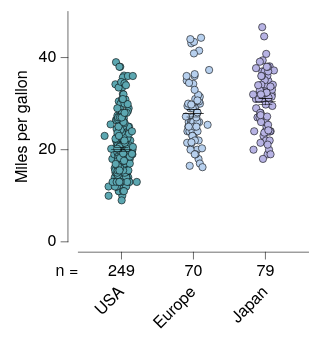

The specification (Vega-Lite) saved for this image:
### Vega-Lite specification from a JSON file in a GitHub repository (floating-point values rounded to 4 significant figures; data arrays with more than 128 entries replaced by an {"elided": "..."} marker saying what was removed)
{"background": null, "config": {"arc": {"fill": "#DBDBDB", "fillOpacity": 1.0, "innerRadius": 25.0, "padAngle": 0.03, "stroke": "black", "strokeOpacity": 1, "strokeWidth": 0.25}, "area": {"fill": "#DBDBDB", "fillOpacity": 1.0, "stroke": "black", "strokeOpacity": 1, "strokeWidth": 0.25}, "axis": {"domain": true, "domainCap": "round", "domainColor": "black", "domainWidth": 0.25, "grid": false, "gridCap": "round", "gridColor": "#F1F1F1", "gridDash": [0, 0], "gridOpacity": 1.0, "gridWidth": 0.25, "labelColor": "black", "labelFont": "Helvetica Neue, HelveticaNeue, Helvetica, Arial, sans-serif", "labelFontSize": 7, "labelFontStyle": "normal", "labelFontWeight": 400, "offset": 4.5, "ticks": true, "tickCap": "round", "tickColor": "black", "tickRound": false, "tickSize": 3, "tickWidth": 0.25, "titleColor": "black", "titleFont": "Helvetica Neue, HelveticaNeue, Helvetica, Arial, sans-serif", "titleFontSize": 7, "titleFontStyle": "normal", "titleFontWeight": 400}, "axisX": {"domain": true, "labelAlign": "center", "labelAngle": 0, "labels": true, "ticks": true, "translate": 0}, "axisY": {"domain": true, "labelAlign": "right", "labelAngle": 0, "labels": true, "ticks": true, "translate": 0}, "axisRight": {"domain": true, "labelAlign": "left", "labelAngle": 0, "labels": true, "ticks": true, "translate": 0}, "axisTop": {"domain": true, "labelAlign": "center", "labelAngle": 0, "labels": true, "ticks": true, "translate": 0}, "axisBand": {"tickOffset": 0}, "bar": {"fill": "#DBDBDB", "fillOpacity": 1.0, "stroke": "black", "strokeOpacity": 1, "strokeWidth": 0.25}, "boxplot": {"size": 9.0, "ticks": {"cornerRadius": 0.25, "fill": "black", "opacity": 1, "size": 4.5, "thickness": 0.25}, "box": {"fillOpacity": 1.0, "stroke": "black", "strokeOpacity": 1, "strokeWidth": 0.25}, "median": {"cornerRadius": 0, "fill": "black", "fillOpacity": 1.0, "opacity": 1, "size": 9.0, "thickness": 0.25}, "rule": {"fill": "black", "fillOpacity": 1.0, "size": 10.0, "stroke": "black", "strokeDash": [0, 0], "strokeOpacity": 1, "strokeWidth": 0.25}, "outliers": {"color": "black", "fill": "black", "fillOpacity": 1.0, "size": 0, "stroke": "black", "strokeOpacity": 1, "strokeWidth": 0.25}}, "circle": {"fill": "black", "fillOpacity": 1.0, "size": 1.25, "stroke": null, "strokeOpacity": 1, "strokeWidth": 0.25}, "errorband": {"band": {"fillOpacity": 0.6, "stroke": null, "strokeWidth": 0.25, "strokeOpacity": 1}, "borders": {"opacity": 0, "strokeOpacity": 0.25, "strokeWidth": 1}}, "errorbar": {"opacity": 1, "rule": {"strokeDash": [0, 0], "strokeWidth": 0.25}, "ticks": {"color": "black", "cornerRadius": 0.125, "opacity": 1, "size": 6.0, "thickness": 0.25}, "thickness": 0.25}, "font": "Helvetica Neue, HelveticaNeue, Helvetica, Arial, sans-serif", "geoshape": {"fill": "#DBDBDB", "fillOpacity": 1.0, "stroke": "black", "strokeOpacity": 1, "strokeWidth": 0.25}, "header": {"labelColor": "black", "labelFont": "Helvetica Neue, HelveticaNeue, Helvetica, Arial, sans-serif", "labelFontSize": 7, "labelFontStyle": "normal", "labelFontWeight": 400, "titleColor": "black", "titleFont": "Helvetica Neue, HelveticaNeue, Helvetica, Arial, sans-serif", "titleFontSize": 7, "titleFontStyle": "normal", "titleFontWeight": 400, "titlePadding": 0}, "legend": {"disable": false, "offset": 4.5, "titlePadding": 4, "labelOffset": 2, "gradientLabelOffset": 2, "gradientLength": 50.0, "gradientThickness": 5.0, "gradientOpacity": 1.0, "gradientStrokeColor": "black", "gradientStrokeWidth": 0.25, "labelColor": "black", "labelFont": "Helvetica Neue, HelveticaNeue, Helvetica, Arial, sans-serif", "labelFontSize": 7, "labelFontStyle": "normal", "labelFontWeight": 400, "strokeColor": "black", "strokeWidth": 0, "symbolSize": 42, "symbolStrokeColor": "black", "symbolStrokeWidth": 0.25, "titleColor": "black", "titleFont": "Helvetica Neue, HelveticaNeue, Helvetica, Arial, sans-serif", "titleFontSize": 7, "titleFontStyle": "normal", "titleFontWeight": 400}, "line": {"color": "black", "stroke": "black", "strokeCap": "butt", "strokeDash": [0, 0], "strokeOpacity": 1, "strokeWidth": 0.5}, "point": {"filled": true, "fill": "#DBDBDB", "fillOpacity": 1.0, "size": 5.0, "stroke": "black", "strokeOpacity": 1, "strokeWidth": 0.25}, "range": {"category": ["#5CA7B1", "#B7D0EE", "#B7B3E4", "#B3DAB5", "#F5E1B3", "#3D727B", "#809DC7", "#867DAC", "#80A988", "#CBB17A", "#204148", "#546B94", "#584C77", "#507B5F", "#9D824D"], "diverging": {"scheme": ["#6F572A", "#876E43", "#9E875F", "#B5A17F", "#CABBA2", "#DCD6CC", "#F4F1E9", "#C9D7DA", "#9DBFC6", "#78A5AF", "#558B96", "#36717C", "#1A5762"]}, "heatmap": {"scheme": ["#32022B", "#43044D", "#4C196E", "#4D338C", "#484DA6", "#3A68BB", "#1D83CA", "#1D9CCB", "#23B5C9", "#28CDC5", "#4DE0B4", "#91EE9F"]}, "ordinal": {"scheme": ["#F1F1F1", "#DBDBDB", "#C6C6C6", "#B2B2B2", "#9D9D9D", "#898989", "#767676", "#636363", "#515151", "#404040", "#2F2F2F", "#1F1F1F"]}, "ramp": {"scheme": ["#32022B", "#43044D", "#4C196E", "#4D338C", "#484DA6", "#3A68BB", "#1D83CA", "#1D9CCB", "#23B5C9", "#28CDC5", "#4DE0B4", "#91EE9F"]}}, "rule": {"color": "black", "stroke": "black", "strokeCap": "round", "strokeDash": [2, 2], "strokeOpacity": 1, "strokeWidth": 0.25}, "scale": {"bandPaddingInner": 0.1, "bandPaddingOuter": 0.1, "round": false}, "rect": {"fill": "#DBDBDB", "fillOpacity": 1.0, "stroke": "black", "strokeOpacity": 1, "strokeWidth": 0.25}, "square": {"fill": "#DBDBDB", "fillOpacity": 1.0, "size": 10.0, "stroke": "black", "strokeOpacity": 1, "strokeWidth": 0.25}, "text": {"color": "black", "font": "Helvetica Neue, HelveticaNeue, Helvetica, Arial, sans-serif", "fontSize": 7, "fontStyle": "normal", "fontWeight": 400}, "tick": {"color": "black", "cornerRadius": 0.125, "opacity": 1.0, "size": 9.0, "thickness": 0.25}, "title": {"anchor": "middle", "frame": "group", "color": "black", "font": "Helvetica Neue, HelveticaNeue, Helvetica, Arial, sans-serif", "fontSize": 7, "fontStyle": "normal", "fontWeight": 400, "subtitleColor": "black", "subtitleFont": "Helvetica Neue, HelveticaNeue, Helvetica, Arial, sans-serif", "subtitleFontSize": "Helvetica Neue, HelveticaNeue, Helvetica, Arial, sans-serif", "subtitleFontStyle": "normal", "subtitleFontWeight": 400}, "trail": {"color": "black", "opacity": 1, "size": 0.5}, "view": {"continuousWidth": 100, "continuousHeight": 100, "discreteWidth": 100, "discreteHeight": 100, "fill": null, "stroke": null, "strokeWidth": 0.25}}, "vconcat": [{"layer": [{"data": {"name": "data-5a85ede2053d4aec77293cfb476ae07b"}, "mark": {"type": "circle", "opacity": 1.0, "size": 10.0, "stroke": "black", "strokeOpacity": 1, "strokeWidth": 0.25}, "encoding": {"color": {"field": "Origin", "legend": null, "scale": {"domain": ["USA", "Europe", "Japan"]}, "sort": ["USA", "Europe", "Japan"], "title": null, "type": "nominal"}, "x": {"axis": {"labels": false, "title": null}, "field": "Origin", "scale": {"domain": ["USA", "Europe", "Japan"]}, "sort": ["USA", "Europe", "Japan"], "title": "Origin", "type": "nominal"}, "xOffset": {"field": "jitter_x", "scale": {"domain": [-7.33, 7.33], "range": [5.17, 19.83]}, "type": "quantitative"}, "y": {"field": "Miles_per_Gallon", "title": "Miles per gallon", "type": "quantitative"}}}, {"data": {"name": "data-64e7897fd8423deef5c97d660b6d3367"}, "mark": {"type": "errorbar"}, "encoding": {"x": {"axis": {"labels": false, "title": null}, "field": "Origin", "scale": {"domain": ["USA", "Europe", "Japan"]}, "sort": ["USA", "Europe", "Japan"], "title": "Origin", "type": "nominal"}, "y": {"field": "__mean", "title": "Miles per gallon", "type": "quantitative"}, "yError": {"field": "__error"}}}, {"data": {"name": "data-64e7897fd8423deef5c97d660b6d3367"}, "mark": {"type": "tick"}, "encoding": {"x": {"axis": {"labels": false, "title": null}, "field": "Origin", "scale": {"domain": ["USA", "Europe", "Japan"]}, "sort": ["USA", "Europe", "Japan"], "title": "Origin", "type": "nominal"}, "y": {"field": "__mean", "title": "Miles per gallon", "type": "quantitative"}}}]}, {"layer": [{"data": {"name": "data-f7b265060270c2eb724ce184e30b4700"}, "mark": {"type": "text", "align": "right", "baseline": "middle", "fontSize": 7}, "encoding": {"text": {"field": "__label", "type": "nominal"}, "x": {"value": 0}, "y": {"axis": {"domain": false, "grid": false, "labels": false, "ticks": false, "title": null}, "bandPosition": 0.5, "field": "__label", "scale": {"domain": ["n ="], "range": [0, 10]}, "sort": ["n ="], "type": "nominal"}}}, {"data": {"name": "data-1d730befcb87c9256aea8f96ff8be5d0"}, "mark": {"type": "text", "align": "center", "baseline": "middle", "fontSize": 7}, "encoding": {"text": {"field": "__value", "type": "nominal"}, "x": {"axis": {"domain": false, "grid": false, "labels": false, "ticks": false, "title": null}, "field": "__category", "scale": {"domain": ["USA", "Europe", "Japan"]}, "sort": ["USA", "Europe", "Japan"], "type": "nominal"}, "y": {"axis": {"domain": false, "grid": false, "labels": false, "ticks": false, "title": null}, "bandPosition": 0.5, "field": "__label", "scale": {"domain": ["n ="], "range": [0, 10]}, "sort": ["n ="], "type": "nominal"}}}, {"data": {"name": "data-bc9f3d6464c20a9e6af43ca6b3673666"}, "mark": {"type": "text", "align": "right", "angle": 315, "baseline": "middle", "fontSize": 7}, "encoding": {"text": {"field": "__display", "type": "nominal"}, "x": {"axis": {"domain": false, "grid": false, "labels": false, "ticks": false, "title": null}, "field": "__category", "scale": {"domain": ["USA", "Europe", "Japan"]}, "sort": ["USA", "Europe", "Japan"], "type": "nominal"}, "y": {"value": 12.71}}}], "height": 33, "view": {"fill": null, "stroke": null}, "width": 100}], "resolve": {"scale": {"x": "shared"}}, "spacing": 0, "$schema": "https://vega.github.io/schema/vega-lite/v6.4.1.json", "datasets": {"data-5a85ede2053d4aec77293cfb476ae07b": {"elided": "398 records"}, "data-64e7897fd8423deef5c97d660b6d3367": [{"Origin": "USA", "__mean": 20.08, "__error": 0.4058, "__dysonsphere__": 1}, {"Origin": "Japan", "__mean": 30.45, "__error": 0.6852, "__dysonsphere__": 1}, {"Origin": "Europe", "__mean": 27.89, "__error": 0.8037, "__dysonsphere__": 1}], "data-f7b265060270c2eb724ce184e30b4700": [{"__label": "n =", "__dysonsphere__": 1}], "data-1d730befcb87c9256aea8f96ff8be5d0": [{"__label": "n =", "__category": "USA", "__value": "249", "__dysonsphere__": 1}, {"__label": "n =", "__category": "Europe", "__value": "70", "__dysonsphere__": 1}, {"__label": "n =", "__category": "Japan", "__value": "79", "__dysonsphere__": 1}], "data-bc9f3d6464c20a9e6af43ca6b3673666": [{"__category": "USA", "__display": "USA", "__dysonsphere__": 1}, {"__category": "Europe", "__display": "Europe", "__dysonsphere__": 1}, {"__category": "Japan", "__display": "Japan", "__dysonsphere__": 1}]}}
